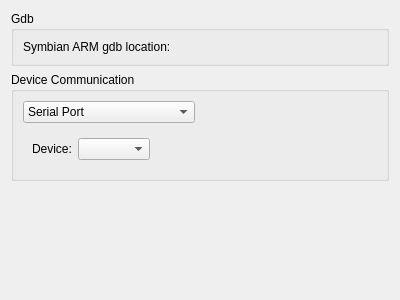
<?xml version="1.0" encoding="UTF-8"?>
<ui version="4.0">
 <class>Debugger::Internal::TrkOptionsWidget</class>
 <widget class="QWidget" name="Debugger::Internal::TrkOptionsWidget">
  <property name="geometry">
   <rect>
    <x>0</x>
    <y>0</y>
    <width>400</width>
    <height>300</height>
   </rect>
  </property>
  <property name="windowTitle">
   <string>Form</string>
  </property>
  <layout class="QVBoxLayout" name="verticalLayout_2">
   <item>
    <widget class="QGroupBox" name="gdbGroupBox">
     <property name="title">
      <string>Gdb</string>
     </property>
     <layout class="QFormLayout" name="formLayout">
      <property name="fieldGrowthPolicy">
       <enum>QFormLayout::AllNonFixedFieldsGrow</enum>
      </property>
      <item row="0" column="0">
       <widget class="QLabel" name="gdbLabel">
        <property name="text">
         <string>Symbian ARM gdb location:</string>
        </property>
       </widget>
      </item>
      <item row="0" column="1">
       <widget class="Utils::PathChooser" name="gdbChooser" native="true"/>
      </item>
     </layout>
    </widget>
   </item>
   <item>
    <widget class="QGroupBox" name="commGroupBox">
     <property name="title">
      <string>Device Communication</string>
     </property>
     <layout class="QHBoxLayout" name="horizontalLayout">
      <item>
       <layout class="QVBoxLayout" name="verticalLayout">
        <item>
         <widget class="QComboBox" name="commComboBox">
          <item>
           <property name="text">
            <string>Serial Port</string>
           </property>
          </item>
          <item>
           <property name="text">
            <string>Bluetooth</string>
           </property>
          </item>
         </widget>
        </item>
        <item>
         <widget class="QStackedWidget" name="commStackedWidget">
          <property name="currentIndex">
           <number>1</number>
          </property>
          <widget class="QWidget" name="serialPage">
           <layout class="QFormLayout" name="formLayout_2">
            <item row="0" column="0">
             <widget class="QLabel" name="serialLabel">
              <property name="text">
               <string>Port:</string>
              </property>
             </widget>
            </item>
            <item row="0" column="1">
             <widget class="QComboBox" name="serialComboBox"/>
            </item>
           </layout>
          </widget>
          <widget class="QWidget" name="blueToothPage">
           <layout class="QFormLayout" name="formLayout_3">
            <property name="fieldGrowthPolicy">
             <enum>QFormLayout::ExpandingFieldsGrow</enum>
            </property>
            <item row="0" column="1">
             <widget class="QComboBox" name="blueToothComboBox"/>
            </item>
            <item row="0" column="0">
             <widget class="QLabel" name="blueToothLabel">
              <property name="text">
               <string>Device:</string>
              </property>
             </widget>
            </item>
           </layout>
          </widget>
         </widget>
        </item>
       </layout>
      </item>
      <item>
       <spacer name="commHorizontalSpacer">
        <property name="orientation">
         <enum>Qt::Horizontal</enum>
        </property>
        <property name="sizeHint" stdset="0">
         <size>
          <width>182</width>
          <height>20</height>
         </size>
        </property>
       </spacer>
      </item>
     </layout>
    </widget>
   </item>
   <item>
    <spacer name="verticalSpacer">
     <property name="orientation">
      <enum>Qt::Vertical</enum>
     </property>
     <property name="sizeHint" stdset="0">
      <size>
       <width>20</width>
       <height>40</height>
      </size>
     </property>
    </spacer>
   </item>
  </layout>
 </widget>
 <customwidgets>
  <customwidget>
   <class>Utils::PathChooser</class>
   <extends>QWidget</extends>
   <header location="global">utils/pathchooser.h</header>
   <container>1</container>
  </customwidget>
 </customwidgets>
 <resources/>
 <connections/>
</ui>
